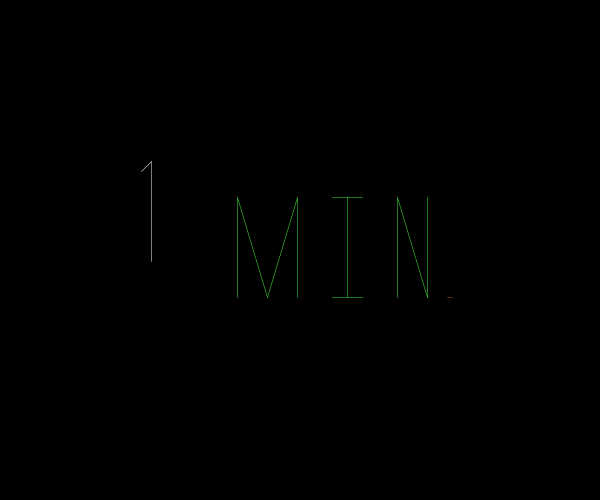
Frame 1 (no input)
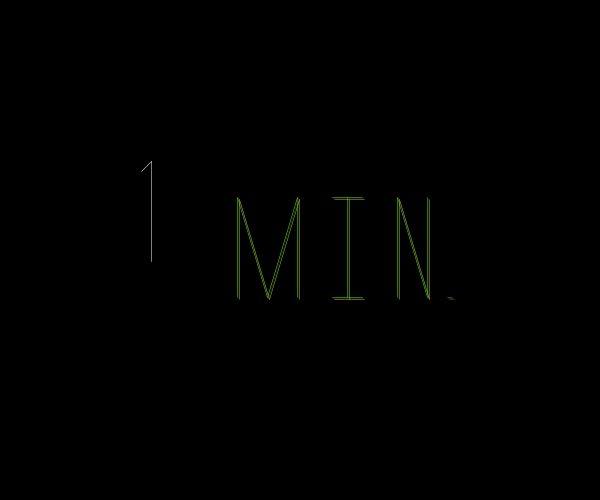
Frame 60 (the mouse pressed at the canvas centre just before this capture)
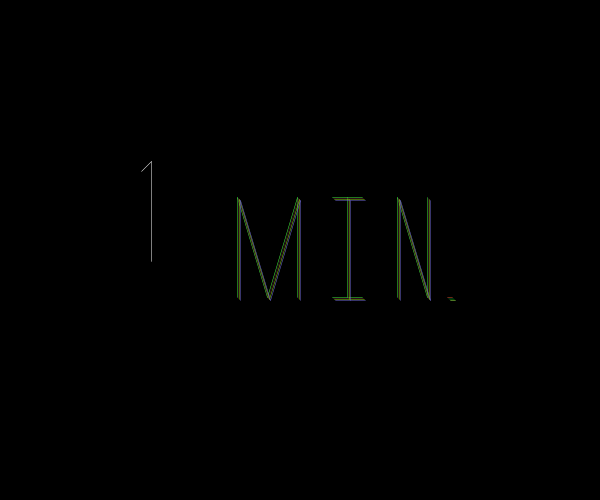
Frame 120 (the mouse held since frame 60 and released just before this capture)

The Processing sketch that drew these frames (run headless with seeded random() and noise(); from frame 60 on, the mouse is pressed at the canvas centre):

// Processing sketch: processing_115030
// ── processing_115030.pde

int s;
int lastSecond;
int m;
int lastMinute;
int num = 50;
//int[] x = new int[num];
//int[] y = new int[num];


void setup() {
  size(600, 500);
  background(0, 0, 0);
  smooth();
}

void draw() {


  s = second();
  m = minute();
  float r = random(600);
  strokeWeight(.5);
  stroke(random(255), random(255), random(255));
  noFill();



  for (int i = 0; i < num; i++) {
    if (s !=lastSecond) {
      //"M"
      line(190+s, 150+s, 190+s, 250+s);
      line(190+s, 150+s, 220+s, 250+s);
      line(220+s, 250+s, 250+s, 150+s);
      line(250+s, 150+s, 250+s, 250+s);
      //"I"
      line(300+s, 150+s, 300+s, 250+s);
      line(285+s, 150+s, 315+s, 150+s);
      line(285+s, 250+s, 315+s, 250+s);
      //"N"
      line(350+s, 150+s, 350+s, 250+s);
      line(350+s, 150+s, 380+s, 250+s);
      line(380+s, 250+s, 380+s, 150+s);
      //"."

      stroke(random(255), random(255), random(100)) ;
      line(400+s, 250+s, 405+s, 250+s);
      lastSecond=s;
    }


    if (m != lastMinute) {
      //"time"
      stroke(10+r, 200+r, 200+r);
      line(140+m, 150+m, 140+m, 250+m);
      line(130+m, 160+m, 140+m, 150+m);
      lastMinute =m;
    }

    // line(150+s, 150+s, 200+s, 150+s);
    //line(300, 300, 360+s, 330+s);
    //line(300, 300, 100+s, 500+s);
    //line(300, 300, 500+s, 200+s);

    //  if (s > 10) {
    //  line(100+s, 300+s, 70 + s, 300+s);
    //   line(500+s, 200+s, 520+s, 150+s); 
    //   line(300+s, 420+s, 250+s, 500+s);
    //   lastSecond = s;
    //  if (s > 20) {
    ////     line(70+s, 300+s, 80+s, 400+s);
    //   line(250+s, 500+s, 300+s, 280+s);
    //    line(100+s, 600+s, 180+s, 320+s);
    //  line(520+s, 150+s, 400+s, 120+s);
    // if (m != lastMinute - 1){
    //line(70 + m,  300 + m , 30 +m, 150 + m);
    //if (s> 30) {
    //   line(80+s, 400+s, 100+s, 400+s);
    //   line(300+s, 280+s, 380+s, 100+s);
    // line(180+s, 320+s, 300+s, 180+s);
    //   line(400+s, 120+s, 500+s, 50+s);



    //if (m != lastMinute) {
    //  curve(100+s+r, 100+r+s, 0,0 , 15+s+r, 70 +s+r, s, s);
    // lastMinute = m;
    //   }

    println("tick"+s);
    //    }
    //    }
    //    }
    //    }
  }
}
